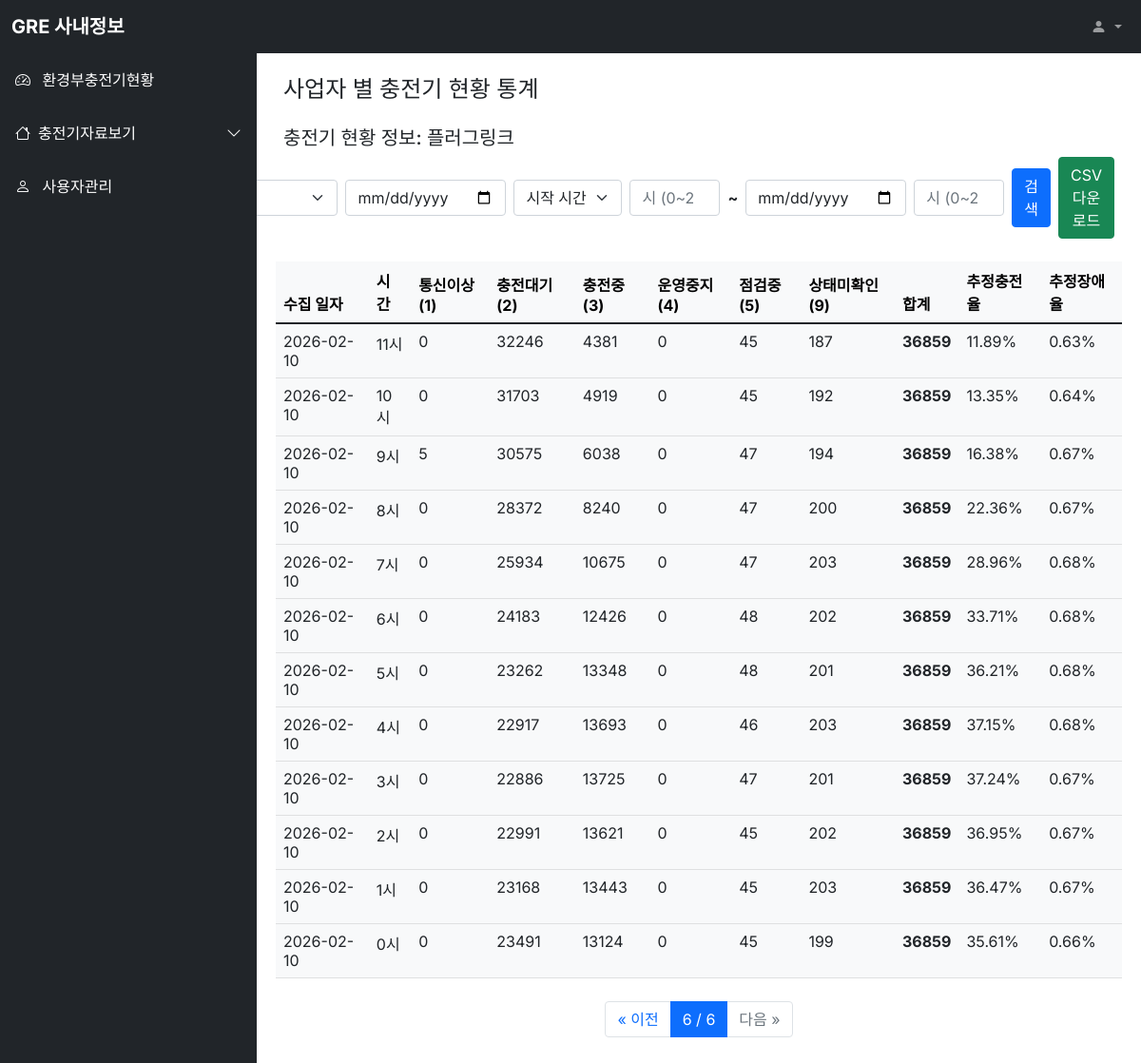
The page /dashboard/cpo/?page=6& on the database its author committed.
### dashboard/models.py (models this page shows, shortened)
class cpstatSum(models.Model):
    collected_date = models.DateField(verbose_name="수집 일자")
    hour = models.IntegerField(verbose_name="수집 시간(시)")
    busiid = models.CharField(max_length=50, verbose_name="사업자 ID")
    stat_1_count = models.IntegerField(default=0, verbose_name="통신이상(1)")
    stat_2_count = models.IntegerField(default=0, verbose_name="충전대기(2)")
    stat_3_count = models.IntegerField(default=0, verbose_name="충전중(3)")
    stat_4_count = models.IntegerField(default=0, verbose_name="운영중지(4)")
    stat_5_count = models.IntegerField(default=0, verbose_name="점검중(5)")
    stat_9_count = models.IntegerField(default=0, verbose_name="상태미확인(9)")
    class Meta:
        unique_together = ('collected_date', 'hour', 'busiid')
        verbose_name = "시간별 충전기 상태 요약"
        verbose_name_plural = "시간별 충전기 상태 요약 목록"
    @property
    def total_count(self):
        return (self.stat_1_count + self.stat_2_count + self.stat_3_count +
                self.stat_4_count + self.stat_5_count + self.stat_9_count)
    @property
    def charging_ratio(self):
        if self.total_count == 0:
            return 0
        return (self.stat_3_count / self.total_count) * 100
    @property
    def error_ratio(self):
        if self.total_count == 0:
            return 0
        return (self.stat_1_count + self.stat_4_count + self.stat_5_count + self.stat_9_count) / self.total_count * 100

### dashboard/views.py (the view, shortened to what this page needs)
# urls.py: path('cpo/', views.cpostatSumList.as_view()),
class cpostatSumList(ListView):
  model = cpstatSum
  template_name='cpostatsum_list.html'
  context_object_name = 'cpostatsumList'
  paginate_by = 12
  queryset = cpstatSum.objects.all()
  def get_queryset(self):
    qs = cpstatSum.objects.all()
    selected_busiid = self.request.GET.get("busiid", "PL")
    qs = qs.filter(busiid=selected_busiid)
    start_date = self.request.GET.get("start_date")
    start_hour = self.request.GET.get("start_hour")
    end_date = self.request.GET.get("end_date")
    end_hour = self.request.GET.get("end_hour")
    return qs.order_by('-collected_date', '-hour')
  def get_context_data(self, **kwargs):
    context = super(cpostatSumList, self).get_context_data(**kwargs)
    context['selected_busiid'] = self.request.GET.get("busiid", "PL")
    context['start_date'] = self.request.GET.get("start_date", "")
    context['start_hour'] = self.request.GET.get("start_hour", "")
    context['end_date'] = self.request.GET.get("end_date", "")
    context['end_hour'] = self.request.GET.get("end_hour", "")
    BUSI_MAP = {
      'PL': '플러그링크', 'ME': '기후환경부', 'EV': '에버온', 'LU': 'LG유플러스볼트업',
      'NT': '나이스차저', 'PI': 'GS차지비', 'PW': '파워큐브코리아', 'TOTAL': '전체사업자',
      'GRE': '플러그링크(GRE)', # GRE도 매핑 추가 (필요에 따라 이름 조정)
    }
    raw_busiid_list = cpstatSum.objects.values_list('busiid', flat=True).distinct().order_by('busiid')
    context['busiid_list'] = [{'id': b, 'name': BUSI_MAP.get(b, b)} for b in raw_busiid_list]
    context['selected_busi_name'] = BUSI_MAP.get(context['selected_busiid'], context['selected_busiid'])
    query_params = self.request.GET.copy()
    if 'page' in query_params:
      del query_params['page']
    context['query_string'] = query_params.urlencode()
    return context
  def get(self, request, *args, **kwargs):
    return super().get(request, *args, **kwargs)

### dashboard/templates/cpostatsum_list.html (shortened to what this page needs)
{% extends "base.html" %}
{% block contents %}
<div class="row mt-3 mx-3">
  <div class="col-md-10 fw-bold"><h4>사업자 별 충전기 현황 통계</h4></div>
</div>
<div class="row mt-3 mx-3">
  <div class="col-md-12 fw-bold"><h5>충전기 현황 정보: {{ selected_busi_name }}</h5></div>
  <div class="col-md-12 text-end">
    <form method="get" action="" class="d-flex justify-content-end align-items-center gap-2">
      <input type="date" name="start_date" class="form-control w-auto" value="{{ start_date }}">
      <select name="start_hour" class="form-select w-auto">
        <option value="">시작 시간</option>
      </select>
      <input type="number" name="start_hour" class="form-control w-auto" placeholder="시 (0~23)" min="0" max="23" value="{{ start_hour }}" style="width: 90px;">
      <span class="fw-bold">~</span>
      <input type="date" name="end_date" class="form-control w-auto" value="{{ end_date }}">
      <input type="number" name="end_hour" class="form-control w-auto" placeholder="시 (0~23)" min="0" max="23" value="{{ end_hour }}" style="width: 90px;">
      <button type="submit" class="btn btn-primary">검색</button>
      <button type="submit" name="export" value="csv" class="btn btn-success">CSV 다운로드</button>
    </form>
  </div>
</div>
<div class="row mt-2 mx-2">
  <div class="col-12">
    <table class="table table-light">
      <thead class="thead-light">
        <tr>
          <th>수집 일자</th>
          <th>시간</th>
          <th>통신이상(1)</th>
          <th>충전대기(2)</th>
          <th>충전중(3)</th>
          <th>운영중지(4)</th>
          <th>점검중(5)</th>
          <th>상태미확인(9)</th>
          <th>합계</th>
          <th>추정충전율</th>
          <th>추정장애율</th>
        </tr>
      </thead>
      <tbody class="text-dark">
        {% for stat in cpostatsumList %}
        <tr>
          <td>{{ stat.collected_date|date:"Y-m-d" }}</td>
          <td>{{ stat.hour }}시</td>
          <td>{{ stat.stat_1_count }}</td>
          <td>{{ stat.stat_2_count }}</td>
          <td>{{ stat.stat_3_count }}</td>
          <td>{{ stat.stat_4_count }}</td>
          <td>{{ stat.stat_5_count }}</td>
          <td>{{ stat.stat_9_count }}</td>
          <td><strong>{{ stat.total_count }}</strong></td>
          <td>{{ stat.charging_ratio|floatformat:2 }}%</td>
          <td>{{ stat.error_ratio|floatformat:2 }}%</td>
        </tr>
        {% empty %}
        <tr>
          <td colspan="7" class="text-center">등록된 충전기 통계가 없습니다.</td>
        </tr>
        {% endfor %}
      </tbody>
    </table>
    {% if is_paginated %}
    <div class="row mt-4 mb-4">
      <div class="col-12 d-flex justify-content-center">
        <nav aria-label="Page navigation">
          <ul class="pagination">
            {% if page_obj.has_previous %}
              <li class="page-item">
                <a class="page-link" href="?page={{ page_obj.previous_page_number }}&{{ query_string }}">&laquo; 이전</a>
              </li>
            {% else %}
              <li class="page-item disabled"><span class="page-link">&laquo; 이전</span></li>
            {% endif %}
            <li class="page-item active"><span class="page-link">{{ page_obj.number }} / {{ paginator.num_pages }}</span></li>
            {% if page_obj.has_next %}
              <li class="page-item">
                <a class="page-link" href="?page={{ page_obj.next_page_number }}&{{ query_string }}">다음 &raquo;</a>
              </li>
            {% else %}
              <li class="page-item disabled"><span class="page-link">다음 &raquo;</span></li>
            {% endif %}
          </ul>
        </nav>
      </div>
    </div>
    {% endif %}
  </div>
</div>
{% endblock %}

### static/style.css (style rules this page uses)
body, button { font-family: "Inter", sans-serif; }
:root { --offcanvas-width: 270px; --topNavbarHeight: 56px; }
@media (min-width: 992px) { body { overflow: auto !important; } }

### rows shown on the page
cpstatSum: collected_date "2026-02-10", hour "11", stat_1_count "0", stat_2_count "32246", stat_3_count "4381", stat_4_count "0", stat_5_count "45", stat_9_count "187", total_count "36859", charging_ratio "11.89", error_ratio "0.63"
cpstatSum: collected_date "2026-02-10", hour "10", stat_1_count "0", stat_2_count "31703", stat_3_count "4919", stat_4_count "0", stat_5_count "45", stat_9_count "192", total_count "36859", charging_ratio "13.35", error_ratio "0.64"
cpstatSum: collected_date "2026-02-10", hour "9", stat_1_count "5", stat_2_count "30575", stat_3_count "6038", stat_4_count "0", stat_5_count "47", stat_9_count "194", total_count "36859", charging_ratio "16.38", error_ratio "0.67"
cpstatSum: collected_date "2026-02-10", hour "8", stat_1_count "0", stat_2_count "28372", stat_3_count "8240", stat_4_count "0", stat_5_count "47", stat_9_count "200", total_count "36859", charging_ratio "22.36", error_ratio "0.67"
cpstatSum: collected_date "2026-02-10", hour "7", stat_1_count "0", stat_2_count "25934", stat_3_count "10675", stat_4_count "0", stat_5_count "47", stat_9_count "203", total_count "36859", charging_ratio "28.96", error_ratio "0.68"
cpstatSum: collected_date "2026-02-10", hour "6", stat_1_count "0", stat_2_count "24183", stat_3_count "12426", stat_4_count "0", stat_5_count "48", stat_9_count "202", total_count "36859", charging_ratio "33.71", error_ratio "0.68"
cpstatSum: collected_date "2026-02-10", hour "5", stat_1_count "0", stat_2_count "23262", stat_3_count "13348", stat_4_count "0", stat_5_count "48", stat_9_count "201", total_count "36859", charging_ratio "36.21", error_ratio "0.68"
cpstatSum: collected_date "2026-02-10", hour "4", stat_1_count "0", stat_2_count "22917", stat_3_count "13693", stat_4_count "0", stat_5_count "46", stat_9_count "203", total_count "36859", charging_ratio "37.15", error_ratio "0.68"
cpstatSum: collected_date "2026-02-10", hour "3", stat_1_count "0", stat_2_count "22886", stat_3_count "13725", stat_4_count "0", stat_5_count "47", stat_9_count "201", total_count "36859", charging_ratio "37.24", error_ratio "0.67"
cpstatSum: collected_date "2026-02-10", hour "2", stat_1_count "0", stat_2_count "22991", stat_3_count "13621", stat_4_count "0", stat_5_count "45", stat_9_count "202", total_count "36859", charging_ratio "36.95", error_ratio "0.67"
cpstatSum: collected_date "2026-02-10", hour "1", stat_1_count "0", stat_2_count "23168", stat_3_count "13443", stat_4_count "0", stat_5_count "45", stat_9_count "203", total_count "36859", charging_ratio "36.47", error_ratio "0.67"
cpstatSum: collected_date "2026-02-10", hour "0", stat_1_count "0", stat_2_count "23491", stat_3_count "13124", stat_4_count "0", stat_5_count "45", stat_9_count "199", total_count "36859", charging_ratio "35.61", error_ratio "0.66"

### other values the page prints
{{ selected_busi_name }} "플러그링크"
{{ page_obj.number }} "6"
{{ paginator.num_pages }} "6"
